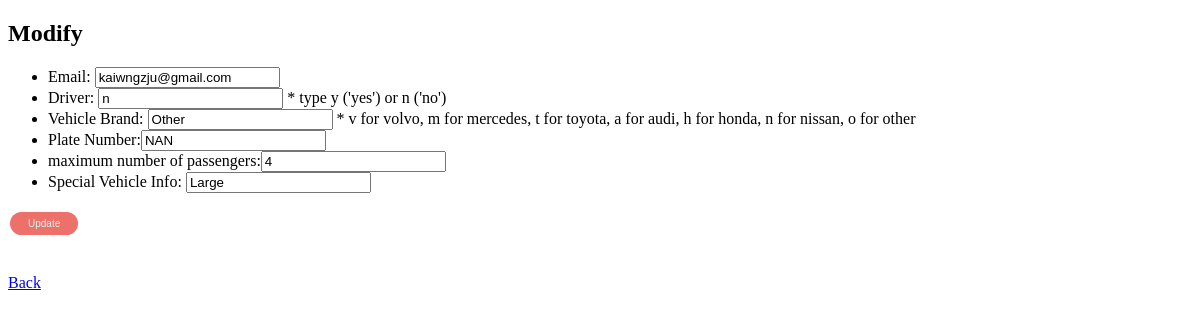
Page /users/modify/ (signed in) on the earlier database version.
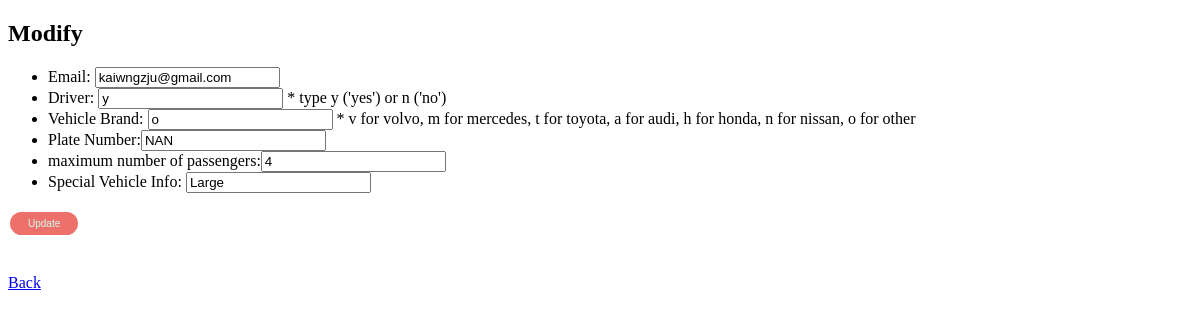
Same page on the later database version.
### users/models.py (models this page shows, shortened)
class CustomUser(AbstractUser):
    DRIVER_STATUS=(
       ('y','yes'),
       ('n','no')
    )
    VEHICLE=(
        ('v','volvo'),
        ('a','audi'),
        ('m','mercedes'),
        ('t','toyota'),
        ('h','honda'),
        ('n','nissan'),
        ('o','other')
    )
    info=(
        ('p', 'pets friendly'),
        ('s', 'smoke free'),
        ('w', 'wheelchair'),
        ('b', 'provide beverage')
    )
    username = models.CharField(max_length=150,unique=True,primary_key=False)
    special_vehicle_info=models.CharField(max_length=20,choices=info,blank=True)
    driver = models.CharField(choices=DRIVER_STATUS,default='n',max_length=2,
                              help_text='want to become a driver? (ignore the following form if you select no)')
    vehicle_brand=models.CharField(choices=VEHICLE,max_length=10,default='o')
    plate_number = models.CharField(max_length=20,default='NAN')
    maximum_number_of_passengers=models.IntegerField(default='4')
    objects = CustomUserManager()

### users/views.py (the view, shortened to what this page needs)
# urls.py: path('modify/',views.Modify,name='modify'),
def Modify(request):
    list = CustomUser.objects.get(username=request.user.username)
    context={
        'usr':list
    }
    return render(request, 'modify.html',context=context)

### templates/modify.html (shortened to what this page needs)
{% extends 'base.html' %}
{% block content %}
    {% if user.is_authenticated %}
<h2>Modify</h2>
<form method="post">
  <ul border="1">
           <li>Email: <input type = "email ", name = "email", value="{{usr.email}}" required></li>
           <li>
               Driver:
                <input type = "text", name = "driver", value= "{{usr.driver }}" , list="becomedri"required> * type y ('yes') or n ('no')
           </li>
<li> Vehicle Brand:
        <input type = "text", name = "vehicle_brand", value="{{usr.vehicle_brand}}" list="veh-list">
                * v for volvo, m for mercedes, t for toyota, a for audi, h for honda, n for nissan, o for other
            </li>
            <li>Plate Number:<input type = "number ", name = "plate_number", value="{{usr.plate_number}}"></li>
            <li>maximum number of passengers:<input type = "number ", name = "maximum_number_of_passengers", value="{{usr.maximum_number_of_passengers}}"></li>
            <li>Special Vehicle Info:
        {% if usr.special_vehicle_info == "b" %}
            <input type = "text", name = "special_vehicle_info", value=Big list="dri-list">
        {% else %}
            {% if usr.special_vehicle_info == "s" %}
             <input type = "text", name = "special_vehicle_info", value=Small list="dri-list">
            {% else %}
                 <input type = "text", name = "special_vehicle_info", value=Large list="dri-list">
                {% endif %}
        {% endif %}
            </li>
            </ul>
  <input class="button" type="submit" value="Update">
</form>
<a href="{% url 'home' %}">Back</a>
    {% endif %}
{% endblock %}

Differences in the rows shown:
changed CustomUser "kaiwngzju@gmail.com": driver "n" → "y"; vehicle_brand "Other" → "o"
